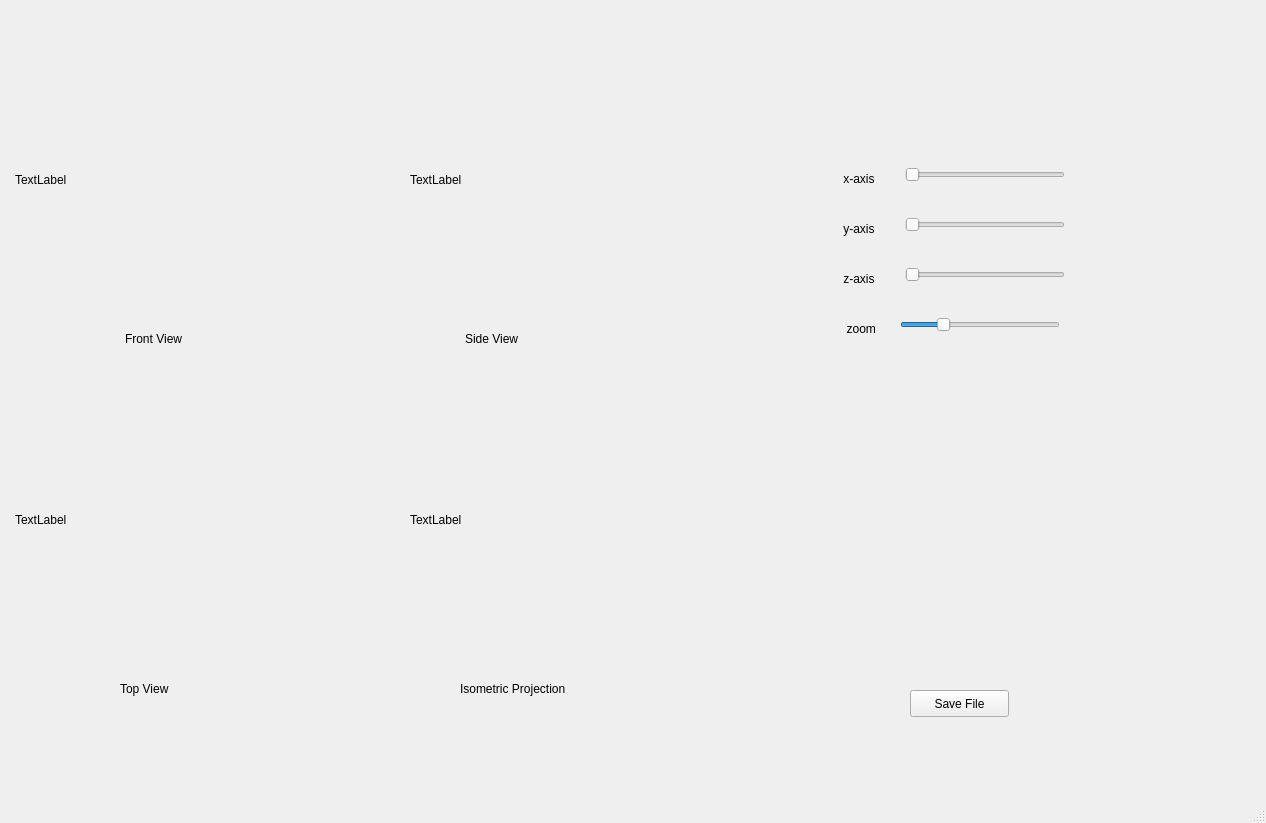
<?xml version="1.0" encoding="UTF-8"?>
<ui version="4.0">
 <class>ShowProjections</class>
 <widget class="QMainWindow" name="ShowProjections">
  <property name="geometry">
   <rect>
    <x>0</x>
    <y>0</y>
    <width>1266</width>
    <height>823</height>
   </rect>
  </property>
  <property name="windowTitle">
   <string>CADTool::Projections</string>
  </property>
  <widget class="QWidget" name="centralwidget">
   <widget class="QLabel" name="Isometric">
    <property name="geometry">
     <rect>
      <x>410</x>
      <y>360</y>
      <width>360</width>
      <height>320</height>
     </rect>
    </property>
    <property name="text">
     <string>TextLabel</string>
    </property>
   </widget>
   <widget class="QSlider" name="zSlider">
    <property name="geometry">
     <rect>
      <x>905</x>
      <y>260</y>
      <width>160</width>
      <height>29</height>
     </rect>
    </property>
    <property name="orientation">
     <enum>Qt::Horizontal</enum>
    </property>
   </widget>
   <widget class="QSlider" name="ySlider">
    <property name="geometry">
     <rect>
      <x>905</x>
      <y>210</y>
      <width>160</width>
      <height>29</height>
     </rect>
    </property>
    <property name="orientation">
     <enum>Qt::Horizontal</enum>
    </property>
   </widget>
   <widget class="QLabel" name="label_6">
    <property name="geometry">
     <rect>
      <x>830</x>
      <y>220</y>
      <width>67</width>
      <height>17</height>
     </rect>
    </property>
    <property name="text">
     <string>    y-axis</string>
    </property>
   </widget>
   <widget class="QLabel" name="TopView">
    <property name="geometry">
     <rect>
      <x>15</x>
      <y>360</y>
      <width>360</width>
      <height>320</height>
     </rect>
    </property>
    <property name="text">
     <string>TextLabel</string>
    </property>
   </widget>
   <widget class="QSlider" name="xSlider">
    <property name="geometry">
     <rect>
      <x>905</x>
      <y>160</y>
      <width>160</width>
      <height>29</height>
     </rect>
    </property>
    <property name="orientation">
     <enum>Qt::Horizontal</enum>
    </property>
   </widget>
   <widget class="QLabel" name="label_4">
    <property name="geometry">
     <rect>
      <x>460</x>
      <y>680</y>
      <width>150</width>
      <height>17</height>
     </rect>
    </property>
    <property name="text">
     <string>Isometric Projection</string>
    </property>
   </widget>
   <widget class="QLabel" name="sideView">
    <property name="geometry">
     <rect>
      <x>410</x>
      <y>20</y>
      <width>360</width>
      <height>320</height>
     </rect>
    </property>
    <property name="text">
     <string>TextLabel</string>
    </property>
   </widget>
   <widget class="QLabel" name="label_3">
    <property name="geometry">
     <rect>
      <x>120</x>
      <y>680</y>
      <width>80</width>
      <height>17</height>
     </rect>
    </property>
    <property name="text">
     <string>Top View</string>
    </property>
   </widget>
   <widget class="QLabel" name="label_7">
    <property name="geometry">
     <rect>
      <x>830</x>
      <y>270</y>
      <width>67</width>
      <height>17</height>
     </rect>
    </property>
    <property name="text">
     <string>    z-axis</string>
    </property>
   </widget>
   <widget class="QLabel" name="frontView">
    <property name="geometry">
     <rect>
      <x>15</x>
      <y>20</y>
      <width>360</width>
      <height>320</height>
     </rect>
    </property>
    <property name="text">
     <string>TextLabel</string>
    </property>
   </widget>
   <widget class="QLabel" name="label_2">
    <property name="geometry">
     <rect>
      <x>465</x>
      <y>330</y>
      <width>80</width>
      <height>17</height>
     </rect>
    </property>
    <property name="text">
     <string>Side View</string>
    </property>
   </widget>
   <widget class="QLabel" name="label">
    <property name="geometry">
     <rect>
      <x>125</x>
      <y>330</y>
      <width>80</width>
      <height>17</height>
     </rect>
    </property>
    <property name="text">
     <string>Front View</string>
    </property>
   </widget>
   <widget class="QLabel" name="label_5">
    <property name="geometry">
     <rect>
      <x>830</x>
      <y>170</y>
      <width>67</width>
      <height>17</height>
     </rect>
    </property>
    <property name="text">
     <string>    x-axis</string>
    </property>
   </widget>
   <widget class="QSlider" name="horizontalSlider">
    <property name="geometry">
     <rect>
      <x>900</x>
      <y>310</y>
      <width>160</width>
      <height>29</height>
     </rect>
    </property>
    <property name="maximum">
     <number>100</number>
    </property>
    <property name="value">
     <number>25</number>
    </property>
    <property name="orientation">
     <enum>Qt::Horizontal</enum>
    </property>
   </widget>
   <widget class="QLabel" name="label_8">
    <property name="geometry">
     <rect>
      <x>830</x>
      <y>320</y>
      <width>67</width>
      <height>17</height>
     </rect>
    </property>
    <property name="text">
     <string>     zoom</string>
    </property>
   </widget>
   <widget class="QPushButton" name="pushButton">
    <property name="geometry">
     <rect>
      <x>910</x>
      <y>690</y>
      <width>99</width>
      <height>27</height>
     </rect>
    </property>
    <property name="text">
     <string>Save File</string>
    </property>
   </widget>
  </widget>
  <widget class="QMenuBar" name="menubar">
   <property name="geometry">
    <rect>
     <x>0</x>
     <y>0</y>
     <width>1266</width>
     <height>25</height>
    </rect>
   </property>
  </widget>
  <widget class="QStatusBar" name="statusbar"/>
 </widget>
 <resources/>
 <connections/>
</ui>
